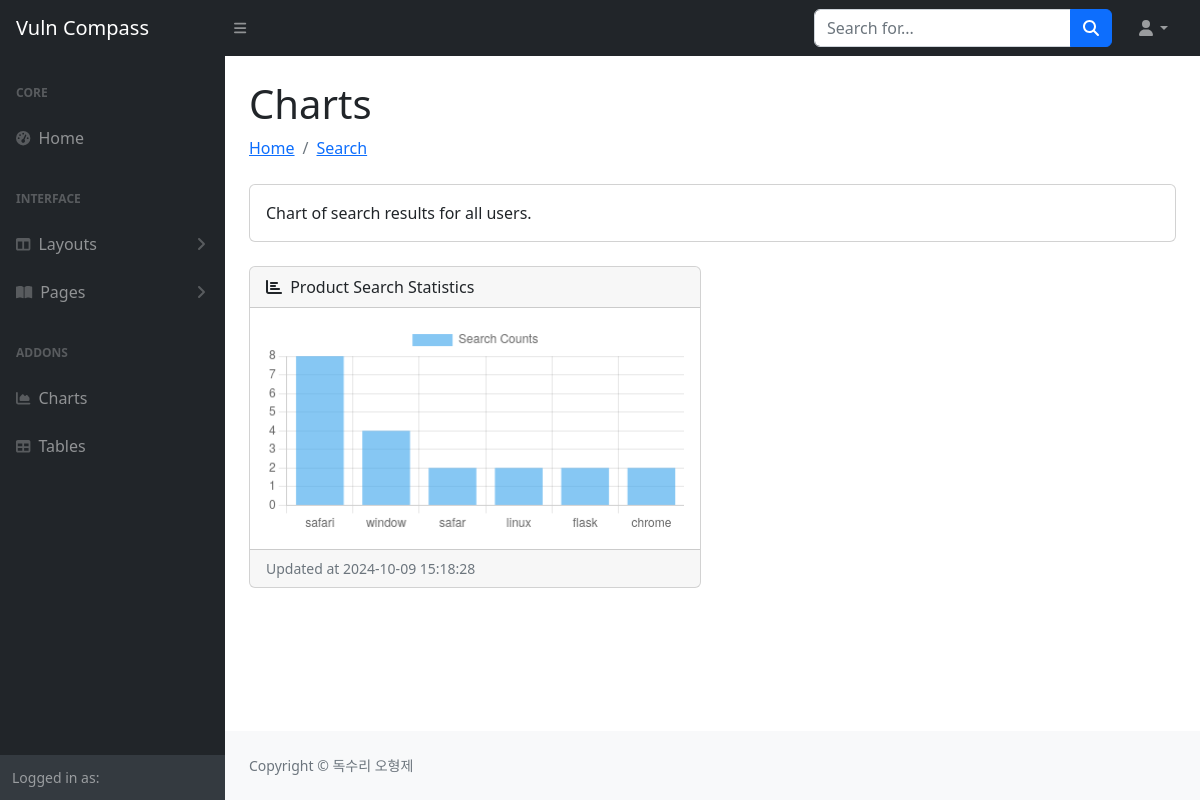
/charts/, run on an earlier commit of the app's database.
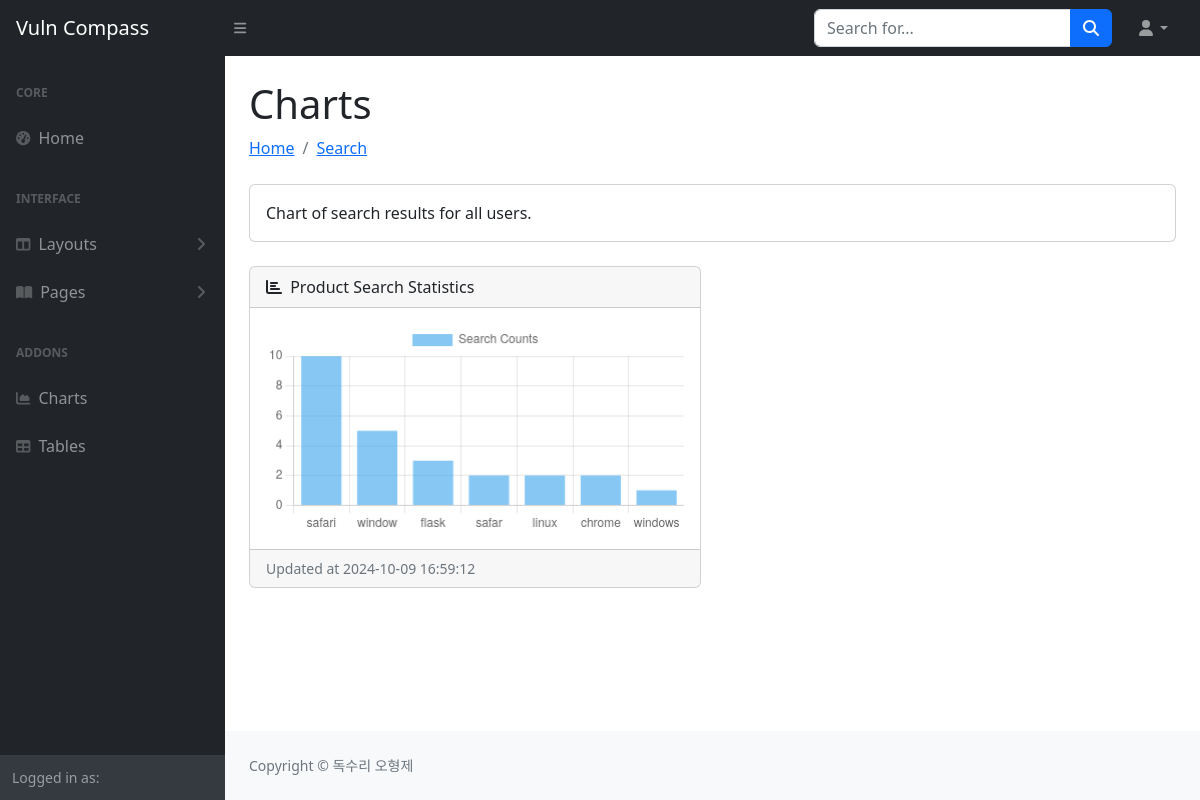
And on a later commit of the database.
### api_search/models.py (models this page shows, shortened)
class SearchHistory(models.Model):
    user = models.ForeignKey(User, on_delete=models.CASCADE)
    product_name = models.CharField(max_length=255)  # 검색한 제품명
    search_date = models.DateTimeField(default=timezone.now)  # 검색한 시간

### home/views.py (the view)
# urls.py: path('charts/', home.views.charts, name="charts")
def charts(request):
    product_counts = SearchHistory.objects.values('product_name').annotate(search_count=Count('product_name')).order_by('-search_count')
    product_names = [item['product_name'] for item in product_counts]
    search_counts = [item['search_count'] for item in product_counts]
    latest_search_date = SearchHistory.objects.latest('search_date').search_date
    context = {
        'product_names': product_names,
        'search_counts': search_counts,
        'latest_search_date': latest_search_date
    }
    return render(request, 'charts.html', context)

### home/templates/charts.html (shortened to what the changed rows need)
<!DOCTYPE html>
<html lang="en">
{% load static %}
<head>
    <link href="https://cdn.jsdelivr.net/npm/simple-datatables@7.1.2/dist/style.min.css" rel="stylesheet" />
    <link href="{% static 'css/styles.css' %}" rel="stylesheet" />
</head>
<body class="sb-nav-fixed">
        <div id="layoutSidenav">
            <div id="layoutSidenav_content">
                <main>
                    <div class="container-fluid px-4">
                        <h1 class="mt-4">Charts</h1>
<div class="row">
    <div class="col-lg-6">
        <div class="card mb-4">
            <div class="card-header">
                <i class="fas fa-chart-bar me-1"></i>
                Product Search Statistics
            </div>
            <div class="card-body">
                <canvas id="myBarChart" width="100%" height="50"></canvas>
            </div>
            <div class="card-footer small text-muted">Updated at {{ latest_search_date|date:"Y-m-d H:i:s" }}</div>
        </div>
    </div>
</div>
<script>
    // Bar Chart 데이터 업데이트
    const labels = {{ product_names|safe }};  // 제품 이름 리스트
    const data = {{ search_counts|safe }};  // 검색 횟수 리스트
    const ctxBar = document.getElementById('myBarChart').getContext('2d');
    new Chart(ctxBar, {
        type: 'bar',
        data: {
            labels: labels,
            datasets: [{
                label: 'Search Counts',
                data: data,
                backgroundColor: 'rgba(54, 162, 235, 0.6)',
            }]
        },
        options: {
            scales: {
                y: {
                    beginAtZero: true
                }
            }
        }
    });
</script>
                </main>
            </div>
        </div>
    </body>
</html>

What changed in the data, as far as the page shows it:
no longer on this page (row unchanged): SearchHistory: search_date "2024-10-09 15:18:28"
added SearchHistory: search_date "2024-10-09 16:59:12"
Also different on the page:
chart data {{ product_names|safe }}: ['safari', 'window', 'safar', 'linux', 'flask', 'chrome'] → ['safari', 'window', 'flask', 'safar', 'linux', 'chrome', 'windows']
chart data {{ search_counts|safe }}: [8, 4, 2, 2, 2, 2] → [10, 5, 3, 2, 2, 2, 1]
